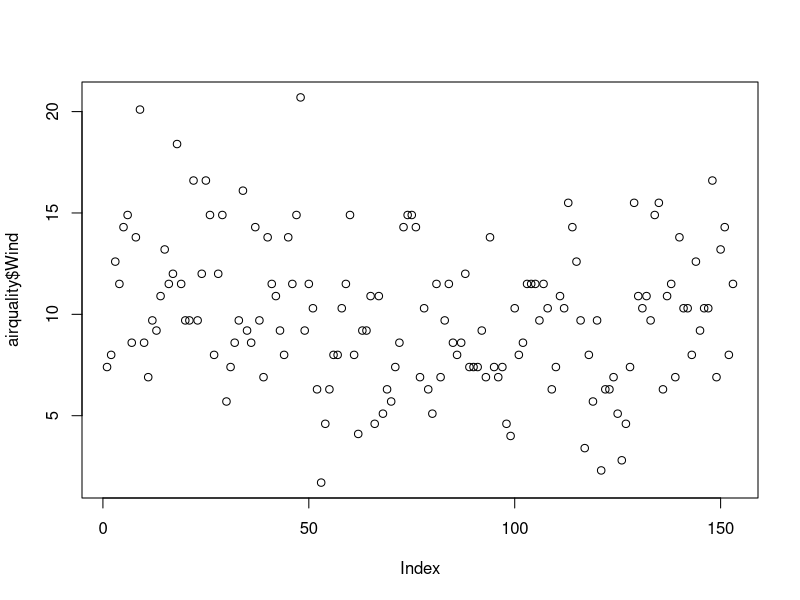
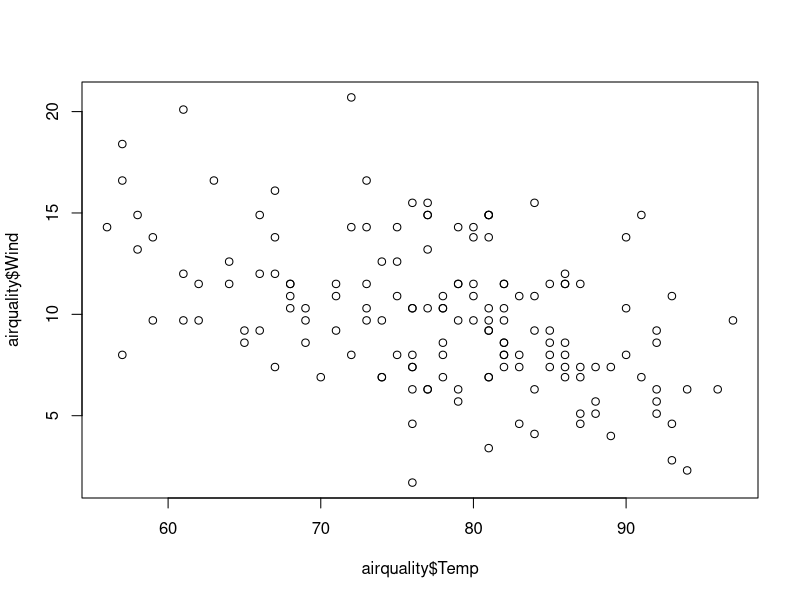
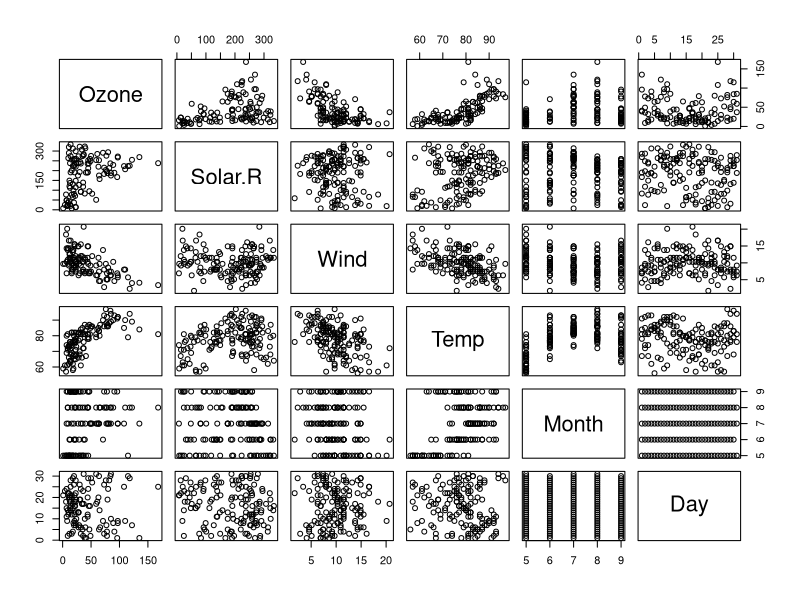
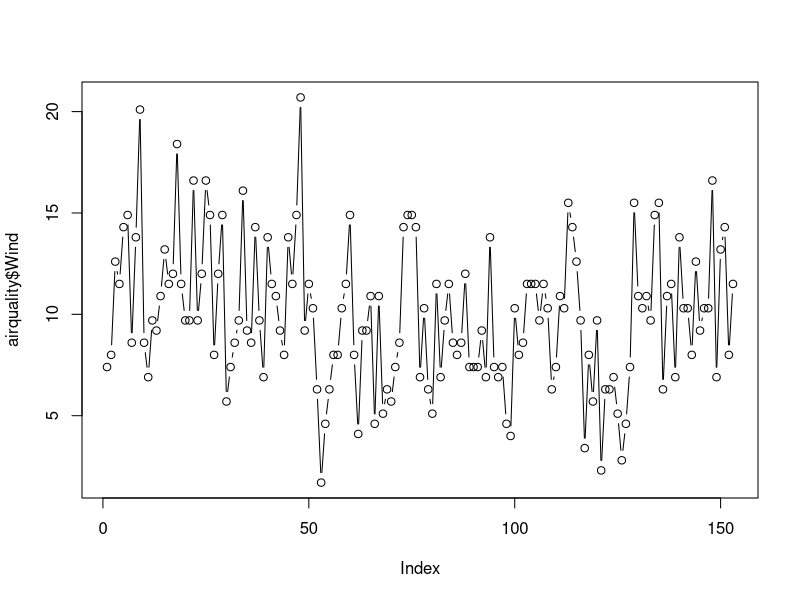
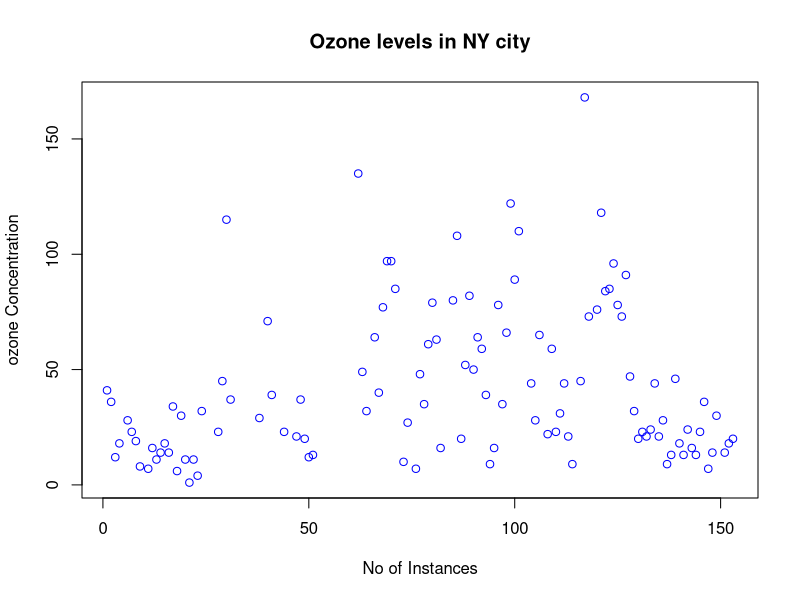
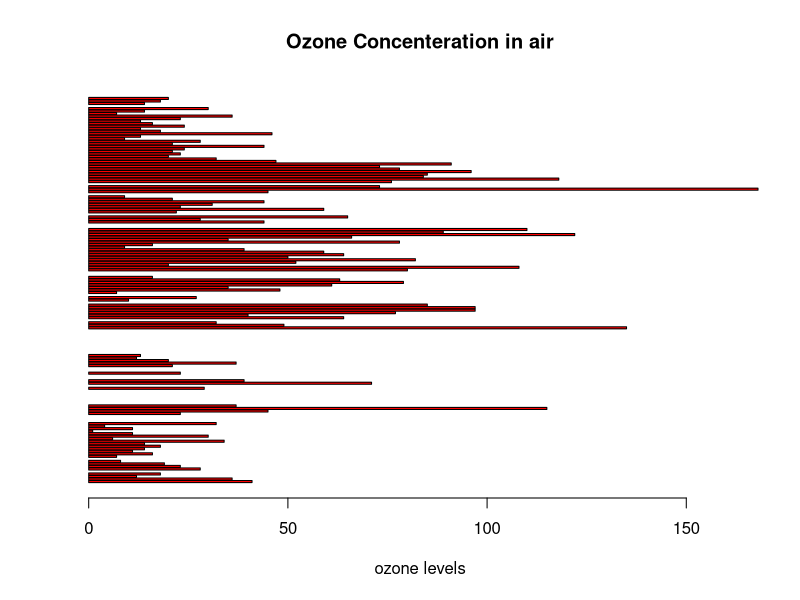
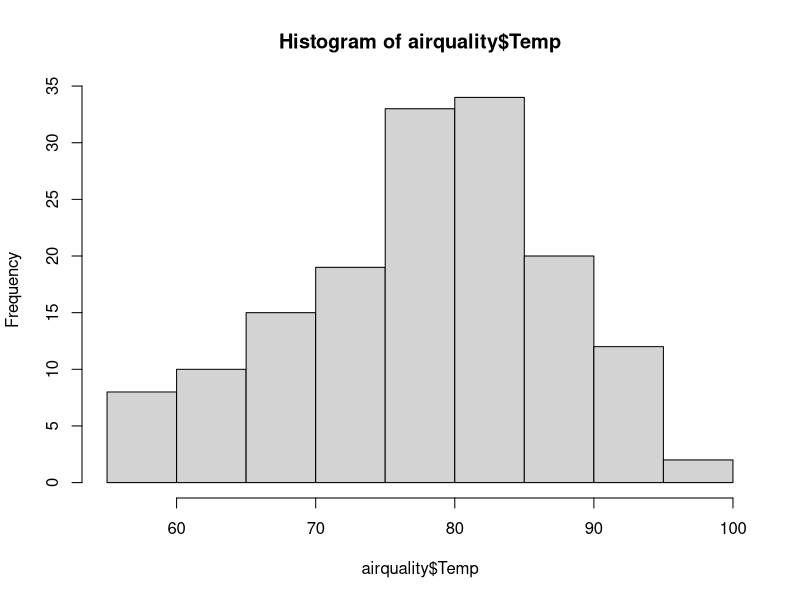
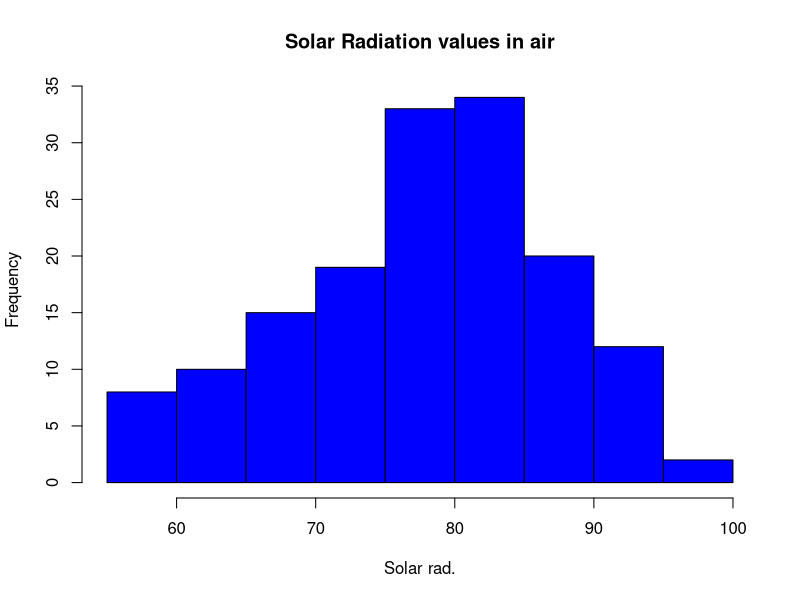

R code for these plots, in order:

#airquality = read.csv('path/airquality.csv',header=TRUE, sep=",")
data()
airquality <- datasets::airquality

####Top 10 rows and last 10 rows
head(airquality,10)
tail(airquality,10)
######Columns

airquality[,c(1,2)]
df<-airquality[,-6]
summary(airquality[1,])
airquality$Wind

###########Summary of the data#########
summary(airquality$Temp)
summary(airquality)
summary(airquality$Wind) 

#####################
plot(airquality$Wind)
plot(airquality$Temp,airquality$Wind, type = "p")
plot(airquality)
# points and lines 
plot(airquality$Wind, type= "b") # p: points, l: lines,b: both
plot(airquality$Ozone, xlab = 'No of Instances', 
     ylab = 'ozone Concentration', main = 'Ozone levels in NY city',
     col = 'blue')


# Horizontal bar plot
barplot(airquality$Ozone, main = 'Ozone Concenteration in air',
        xlab = 'ozone levels', col= 'red',horiz = T,axes=T)


#Histogram
hist(airquality$Temp)
hist(airquality$Temp, 
     main = 'Solar Radiation values in air',
     xlab = 'Solar rad.', col='blue')

#Single box plot
boxplot(airquality$Temp,main="Boxplot")
boxplot(airquality$Temp,main="Boxplot")

# Multiple box plots
boxplot(airquality[,1:4],main='Multiple')
boxplot(airquality[,1:4],main='Multiple')


##Home work
e_quakes<-datasets::quakes